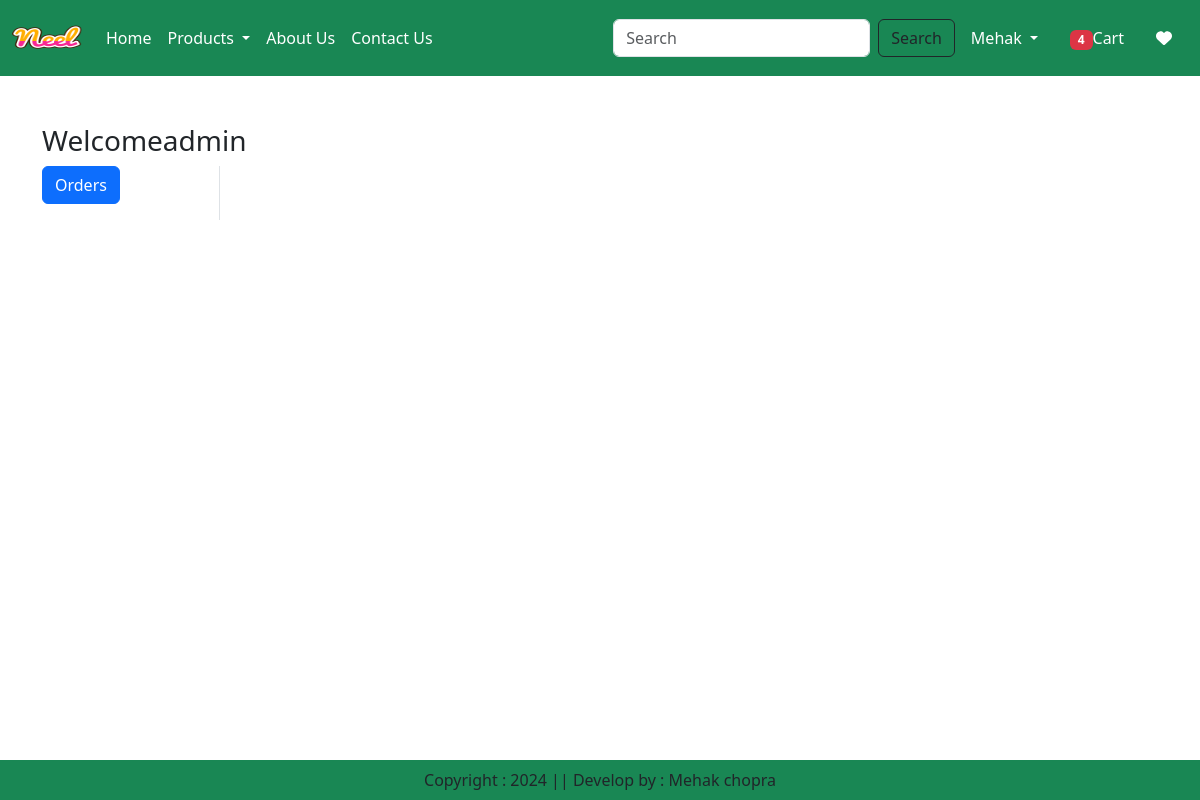
The page /orders/ (signed in) on the database as committed earlier.
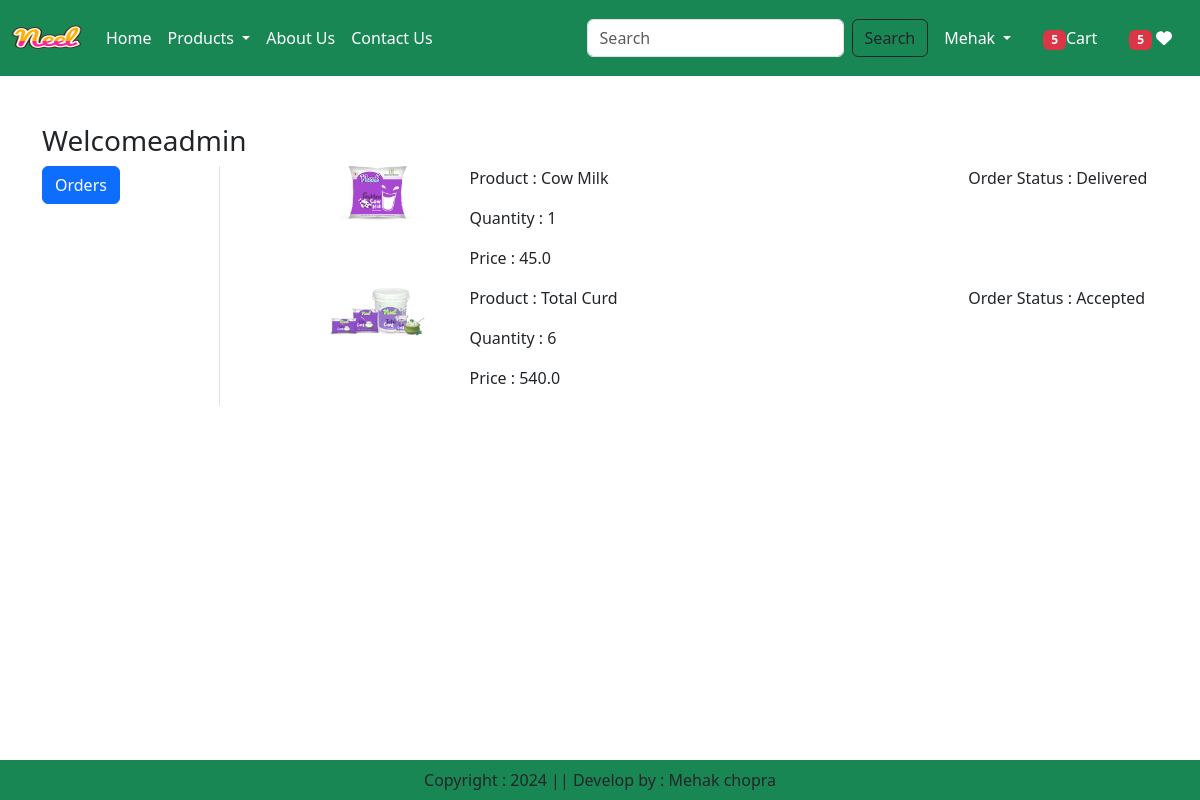
The same page on the database as committed later.
### app/models.py (models this page shows, shortened)
class OrderPlaced(models.Model):
    user = models.ForeignKey(User,on_delete=models.CASCADE)
    customer = models.ForeignKey(Customer,on_delete=models.CASCADE)
    product = models.ForeignKey(Product,on_delete=models.CASCADE)
    quantity = models.PositiveIntegerField(default=1)
    ordered_date = models.DateTimeField(auto_now_add=True)
    status = models.CharField(max_length=50,choices=STATUS_CHOICES,default='Pending')
    payment = models.ForeignKey(Payment,on_delete=models.CASCADE,default="")
    @property
    def total_cost(self):
        return self.quantity * self.product.discounted_price

class Product(models.Model):
    title = models.CharField(max_length=100)
    selling_price = models.FloatField()
    discounted_price = models.FloatField()
    description = models.TextField()
    composition = models.TextField(default=' ')
    prodapp = models.TextField(default=' ')
    category = models.CharField(choices=CATEGORY_CHOICES, max_length=2)
    product_image = models.ImageField(upload_to='product')

### app/views.py (the view)
# urls.py: path('orders/',views.orders, name='orders'),
@login_required
def orders(request):
    totalitem = 0
    wishitem = 0
    if request.user.is_authenticated:
     totalitem = len(Cart.objects.filter(user=request.user))
     wishitem = len(Wishlist.objects.filter(user=request.user))
    order_placed=OrderPlaced.objects.filter(user=request.user)
    return render(request,'app/orders.html',locals())

### app/templates/app/orders.html (shortened to what this page needs)
{% extends 'app/base.html' %}
{% load static %}
{% block main-content  %}
<div class="container my-5">
    <div class="row">
        <h3>Welcome<span class="text-capitalize">{{request.user}}</span></h3>
         <div class="col-sm-2  border-end">
            <ul class="list-unstyled">
                <li class="'d-grid"><a href="{% url 'orders' %}" class="btn btn-primary">Orders</a></li>
            </ul>
         </div>
        <div class="col-sm-9 offset-sm-1">
            {% for op in order_placed   %}
              <div class="row">
                <div class="col-sm-2">
                    <img src="{{op.product.product_image.url}}" class="img-fluid" height="100" width="100" />
                </div>
               <div class="col-sm-7">
                <p>Product : {{op.product.title}}</p>
                <p>Quantity : {{op.quantity}}</p>
                <p>Price : {{op.total_cost}}</p>
               </div>
               <div class="col-sm-3">
                <p> Order Status : {{op.status}}</p>
              </div>
            </div>
             {% endfor %}
        </div>
    </div>
</div>
{%  endblock main-content  %}

### app/templates/app/base.html (shortened to what this page needs)
<!DOCTYPE html>
{% load static %}
<html lang="en">
<head>
    <link href="https://cdn.jsdelivr.net/npm/bootstrap@5.3.3/dist/css/bootstrap.min.css" rel="stylesheet">
    <link rel="stylesheet" href="{% static 'app/css/owl.carousel.min.css' %}" />
    <link rel="stylesheet" href="{% static 'app/css/all.min.css' %}" />
    <link rel="stylesheet" href="{% static 'app/css/style.css' %}" />
</head>
<body>
    <nav class="navbar navbar-expand-lg navbar-dark bg-success">
        <div class="container-fluid">
          <a class="navbar-brand" href="#">
            <img src="{% static 'app/images/product/neel.png' %}" width="70" height="50" />
          </a>
          <div class="collapse navbar-collapse" id="navbarSupportedContent">
            <ul class="navbar-nav me-auto mb-2 mb-lg-0">
             {%  if request.user.is_authenticated  %}
              <li class="nav-item">
                <a class="nav-link active" aria-current="page" href="/">Home</a>
              </li>
              <li class="nav-item dropdown">
                <a class="nav-link dropdown-toggle text-white" href="#" role="button" data-bs-toggle="dropdown" aria-expanded="false">
                  Products
                </a>
              </li>
              <li class="nav-item">
                <a class="nav-link text-white" href="{% url 'about' %}">About Us</a>
              </li>
              <li class="nav-item">
                <a class="nav-link text-white" href="{% url 'contact' %}">Contact Us</a>
              </li>
            </ul>
            <form class="d-flex" role="search" action="/search">
              <input class="form-control me-2" type="search" placeholder="Search" name="search" aria-label="Search">
              <button class="btn btn-outline-dark" type="submit">Search</button>
            </form>
          </div>
          <ul class="navbar-nav me auto mb-2 mb-lg-0">
              <li class="nav-item dropdown mx-2">
                <a class="nav-link dropdown-toggle text-white" href="#" role="button" data-bs-toggle="dropdown" aria-expanded="false">
                   Mehak
                  </a>
             </li>
             <li class="nav-item mx-2">
              <a href="{% url 'showcart'  %}" class="nav-link text-white"> <span class="badge bg-danger">{% if totalitem > 0 %} {{totalitem}} {% endif %}</span>Cart</a>
             </li>
             <li class="nav-item mx-2">
              <a href="#" class="nav-link text-white"><span class="badge bg-danger">{% if wishitem > 0 %} {{wishitem}} {% endif %}</span> <i class="fa fa-heart"></i></a>
             </li>
             {% endif %}
          </ul>
        </div>
      </nav>
      {% block main-content  %}  {% endblock main-content %}
      <footer class="container-fluid fixed-bottom bg-success text-center p-2 mt-5">
        Copyright : 2024 || Develop by : Mehak chopra
      </footer>
</body>
</html>

Rows that differ between the two databases and show on the page:
added OrderPlaced: product.product_image (picture), product "Cow Milk", quantity "1", total_cost "45.0", status "Delivered"
added OrderPlaced: product.product_image (picture), product "Total Curd", quantity "6", total_cost "540.0", status "Accepted"
Other text that changed with them:
{{ totalitem }}: "4" → "5"
{{ wishitem }}: (not shown) → "5"
